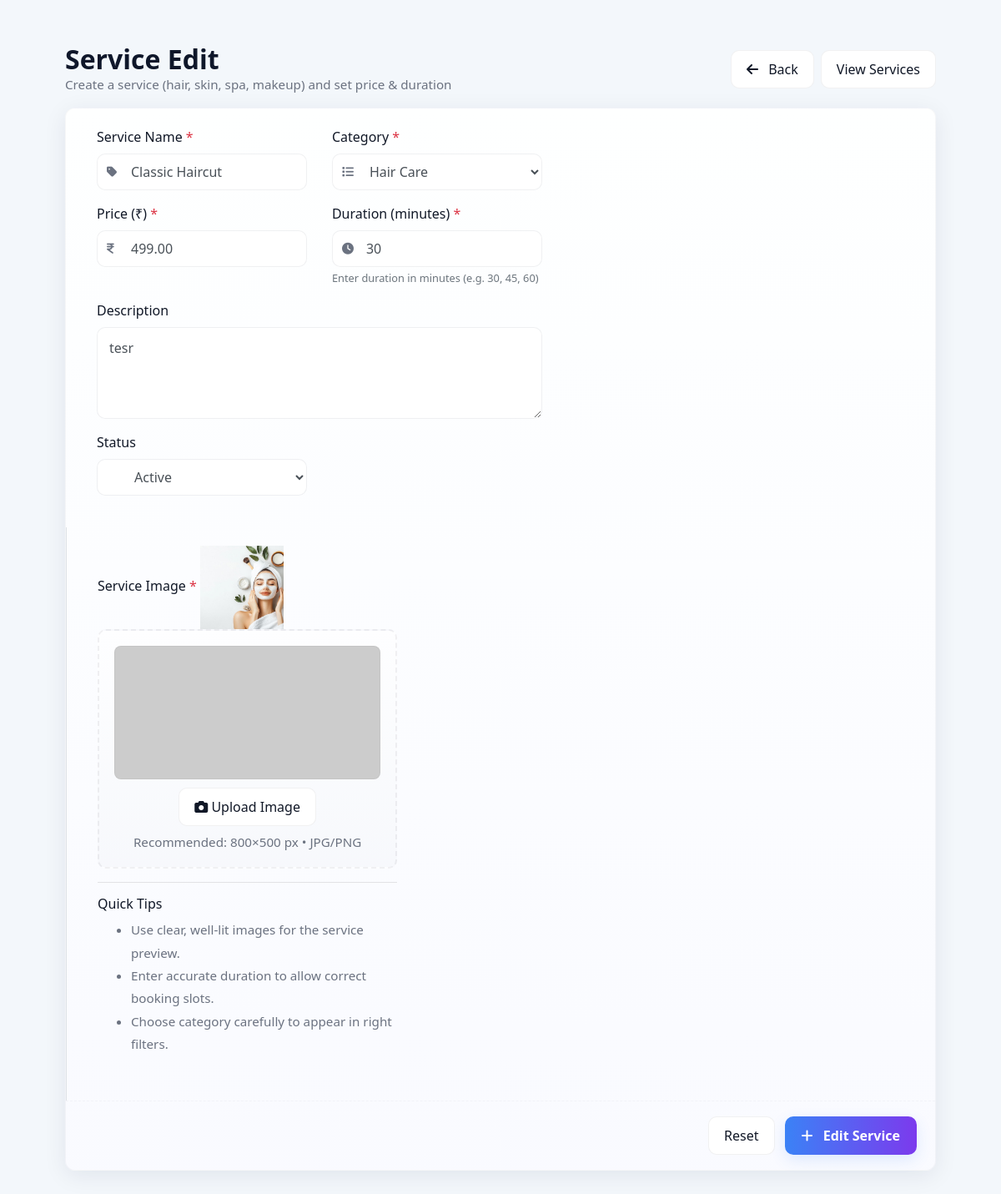
The app's page /Admin_App/Edit_Services/2 with its own data.
### Admin_App/models.py (models this page shows)
class Servicedb(models.Model):
    Service_Name =models.CharField(max_length=15,blank=True,null=True)
    Category = models.ForeignKey('Categorydb', on_delete=models.SET_NULL, null=True, blank=True)
    Price =models.DecimalField(max_digits=10, decimal_places=2,null=True,blank=True)
    Duration=models.IntegerField(blank=True,null=True)
    Description=models.TextField(null=True, blank=True)
    Status= models.CharField(max_length=10,null=True,blank=True)
    Service_Image=models.ImageField(upload_to="Service", null=True, blank=True)

class Categorydb(models.Model):
    Category_Name= models.CharField(max_length=50,null=True,blank=True)
    Status = models.CharField(max_length=10, choices=STATUS_CHOICES, default='Active')
    Description=models.TextField(blank=True,null=True)
    Category_Image=models.ImageField(upload_to="Category",null=True,blank=True)

### Admin_App/views.py (the view)
# urls.py: path('Edit_Services/<int:service_id>', views.edit_services, name="edit_services"),
def edit_services(request, service_id):
    service = Servicedb.objects.get(id=service_id)
    categories = Categorydb.objects.filter(Status="Active")
    return render(request, "Edit_Services.html", {'Service': service, 'cat': categories})

### Admin_App/templates/Edit_Services.html (shortened to what this page needs)
<!doctype html>
<html lang="en">
<head>
    <link rel="stylesheet" href="https://stackpath.bootstrapcdn.com/bootstrap/4.5.2/css/bootstrap.min.css">
    <link rel="stylesheet" href="https://cdnjs.cloudflare.com/ajax/libs/font-awesome/6.4.0/css/all.min.css">
</head>
<body>
<div class="page-wrapper">
    <div class="page-title">
        <div>
            <h2>Service Edit</h2>
            <div class="small-muted">Create a service (hair, skin, spa, makeup) and set price & duration</div>
        </div>
        <div class="d-flex align-items-center">
            <a href="{% url 'dashboard' %}" class="btn btn-outline mr-2">
                <i class="fa fa-arrow-left mr-2"></i> Back
            </a>
            <a href="{% url 'admin_services' %}" class="btn btn-outline">View Services</a>
        </div>
    </div>
    <div class="card card--glass">
        <form method="post" enctype="multipart/form-data" action="{% url 'update_services' s_id=Service.id %}">
            <div class="col-md-7">
                <div class="form-section">
                    <div class="row">
                        <div class="col-md-6">
                            <label class="font-weight-600">Service Name <span class="text-danger">*</span></label>
                            <div class="form-group">
                                <div class="input-icon">
                                    <i class="fa fa-tag"></i>
                                    <input type="text" id="serviceName" value="{{Service.Service_Name}}" name="service_name" class="form-control"
                                           placeholder="e.g. Classic Haircut" required>
                                </div>
                            </div>
                        </div>
                        <div class="col-md-6">
                            <label class="font-weight-600">Category <span class="text-danger">*</span></label>
                            <div class="form-group">
                                <div class="input-icon">
                                    <i class="fa fa-list"></i>
                                    <select class="form-control" name="Category" id="category">
    {% for i in cat %}
        <option value="{{ i.id }}" {% if i.id == Service.Category.id %}selected{% endif %}>
            {{ i.Category_Name }}
        </option>
    {% endfor %}
</select>
                                </div>
                            </div>
                        </div>
                        <div class="col-md-6">
                            <label class="font-weight-600">Price (₹) <span class="text-danger">*</span></label>
                            <div class="form-group">
                                <div class="input-icon">
                                    <i class="fa fa-indian-rupee-sign"></i>
                                    <input type="number" id="price" name="price" value="{{Service.Price}}" class="form-control"
                                           placeholder="e.g. 499" min="0" required>
                                </div>
                            </div>
                        </div>
                        <div class="col-md-6">
                            <label class="font-weight-600">Duration (minutes) <span class="text-danger">*</span></label>
                            <div class="form-group">
                                <div class="input-icon">
                                    <i class="fa fa-clock"></i>
                                    <input type="number" id="duration" name="duration" value="{{Service.Duration}}" class="form-control"
                                           placeholder="e.g. 60" min="5" required>
                                </div>
                                <small class="text-muted">Enter duration in minutes (e.g. 30, 45, 60)</small>
                            </div>
                        </div>
                        <div class="col-12">
                            <label class="font-weight-600">Description</label>
                            <div class="form-group">
                                <textarea id="description" name="description" class="form-control"
                                          placeholder="Short description about this service...">{{Service.Description}}</textarea>
                            </div>
                        </div>
                        <div class="col-md-6">
                            <label class="font-weight-600">Status</label>
                            <div class="form-group">
                                <select id="status" name="status" value="{{Service.Status}}" class="form-control">
                                    <option value="active" selected>Active</option>
                                </select>
                            </div>
                        </div>
                    </div>
                </div>
            </div>
            <div class="col-md-5 border-left">
                <div class="form-section">
                    <label class="font-weight-600">Service Image <span class="text-danger">*</span></label>
                    <img src="{{Service.Service_Image.url}}" width="100px" height="100px">
                    <div class="upload-area" id="uploader">
                        <div id="preview" class="img-preview"
                             style="background-image: url('https://via.placeholder.com/800x500?text=Service+Preview');"></div>
                        <div class="mb-2">
                            <button type="button" class="btn btn-outline"
                                    onclick="document.getElementById('imageInput').click();">
                                <i class="fa fa-camera"></i> Upload Image
                            </button>
                        </div>
                        <div class="small-muted">Recommended: 800×500 px • JPG/PNG</div>
                    </div>
                    <hr>
                    <div class="mt-3">
                        <h6 class="mb-2">Quick Tips</h6>
                        <ul class="small-muted" style="line-height:1.8;">
                            <li>Use clear, well-lit images for the service preview.</li>
                            <li>Enter accurate duration to allow correct booking slots.</li>
                            <li>Choose category carefully to appear in right filters.</li>
                        </ul>
                    </div>
                    <div style="height:16px;"></div>
                </div>
            </div>
            <div class="col-12 actions">
                <button type="reset" class="btn btn-outline">Reset</button>
                <button type="submit" class="btn btn-primary"><i class="fa fa-plus mr-2"></i> Edit Service</button>
            </div>
        </form>
    </div>
</div>
</body>
</html>

### Admin_App/templates/Edit_Services.html (style rules this page uses)
:root { --primary: #3b82f6; --accent: #7c3aed; --card: #ffffff; --muted: #6b7280; --radius: 12px; }
body { background: #f3f7fb; font-family: "Nunito", "Segoe UI", Roboto, Arial, sans-serif; color: #111827; }
.page-wrapper { padding: 28px; max-width: 1100px; margin: 24px auto; }
.card--glass { border-radius: var(--radius); background: linear-gradient(180deg, rgba(255,255,255,0.92), rgba(250,250,255,0.92)); box-shadow: 0 6px 28px rgba(14,30,60,0.08); border: 1px solid rgba(20,20,40,0.03); }
.page-title { display:flex; align-items:center; justify-content:space-between; margin-bottom:16px; }
.page-title h2 { margin:0; font-weight:700; color:#0f172a; }
.small-muted { color:var(--muted); font-size:0.95rem; }
.form-section { padding:22px; }
.form-group .input-icon { position:relative; }
.form-group .input-icon i { position:absolute; left:12px; top:50%; transform:translateY(-50%); color:var(--muted); font-size:14px; }
.form-group input.form-control, .form-group select.form-control, .form-group textarea.form-control { padding-left:40px; border-radius:10px; height:44px; box-shadow: none; border: 1px solid rgba(20,20,40,0.06); }
.form-group textarea.form-control { height:110px; padding-top:12px; padding-left:14px; }
.upload-area { border: 2px dashed rgba(20,20,40,0.06); border-radius:10px; padding:18px; text-align:center; background: linear-gradient(180deg, rgba(255,255,255,0.6), rgba(245,246,250,0.6)); transition: all .18s ease; }
.img-preview { width:100%; height:160px; background-size:cover; background-position:center; border-radius:8px; margin-bottom:10px; border:1px solid rgba(0,0,0,0.04); }
.actions { display:flex; gap:12px; justify-content:flex-end; padding:18px 22px; border-top:1px dashed rgba(20,20,40,0.03); background:transparent; }
.btn-primary { background: linear-gradient(90deg,var(--primary),var(--accent)); border:0; box-shadow: 0 6px 18px rgba(59,130,246,0.14); border-radius:10px; padding:10px 20px; font-weight:600; }
.btn-outline { background:#fff; border:1px solid rgba(20,20,40,0.06); color:#111827; border-radius:10px; padding:10px 18px; }

### records on screen
Servicedb: service_name "Classic Haircut", Category "Hair Care", price "499.00", duration "30", description "tesr", status "Active", Service_Image (picture)
